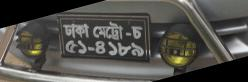
%> input picture LP_nonLP_classification_project/Phase_01_Database_&_Feature_generation/CLP_Database/LP/plate(135).jpg, 248 x 82 px
$ octave --eval "result = feature_set1(imread('../../LP_nonLP_classification_project/Phase_01_Database_&_Feature_generation/CLP_Database/LP/plate(135).jpg'));"   (GNU Octave 9; MATLAB toolbox functions it lacks are replaced by stand-ins)
%> lines starting %> are read from the running program, lines starting %| are printed output that depends on the picture; in (x1, y1, x2, y2) boxes, pixels count from 0 and x2, y2 are one past the last pixel; in counts of white or black regions, pixels touching at a corner belong together; the program's own positions count from 1
### Gender_recognition_project/Step_0_feature_extraction/colorfulness.m
function C = colorfulness(im)
    [W, H, RGB] = size(im);

    R = double(im(:,:,1));
    G = double(im(:,:,2));
    B = double(im(:,:,3));

    rg = abs(R - G);
    yb = abs(((1/2).*(R + G)) - B);

    stdRG = std2(rg);
    meanRG = mean2(rg);

    stdYB = std2(yb);
    meanYB = mean2(yb);

    stdRGYB = sqrt((stdRG)^2 + (stdYB)^2);
    meanRGYB = sqrt((meanRG)^2 + (meanYB)^2);

    C = stdRGYB + 0.3 * meanRGYB;
end

### Gender_recognition_project/Step_0_feature_extraction/tamura.m
% Copyright (C) 2003 Open Microscopy Environment
%       Massachusetts Institue of Technology,
%       National Institutes of Health,
%       University of Dundee
%
%
%
%    This library is free software; you can redistribute it and/or
%    modify it under the terms of the GNU Lesser General Public
%    License as published by the Free Software Foundation; either
%    version 2.1 of the License, or (at your option) any later version.
%
%    This library is distributed in the hope that it will be useful,
%    but WITHOUT ANY WARRANTY; without even the implied warranty of
%    MERCHANTABILITY or FITNESS FOR A PARTICULAR PURPOSE.  See the GNU
%    Lesser General Public License for more details.
%
%    You should have received a copy of the GNU Lesser General Public
%    License along with this library; if not, write to the Free Software
%    Foundation, Inc., 59 Temple Place, Suite 330, Boston, MA  02111-1307  USA
%
%~~~~~~~~~~~~~~~~~~~~~~~~~~~~~~~~~~~~~~~~~~~~~~~~~~~~~~~~~~~~~~~~~~~~~~~~~~~~~~~
%~~~~~~~~~~~~~~~~~~~~~~~~~~~~~~~~~~~~~~~~~~~~~~~~~~~~~~~~~~~~~~~~~~~~~~~~~~~~~~~
% Written by:  Nikita Orlov <norlov@nih.gov>
%~~~~~~~~~~~~~~~~~~~~~~~~~~~~~~~~~~~~~~~~~~~~~~~~~~~~~~~~~~~~~~~~~~~~~~~~~~~~~~~
%% Tamura texture signatures: coarseness, directionality, contrast
%%
%% Reference: Tamura H., Mori S., Yamawaki T.,
 %% 'Textural features corresponsing to visual perception'.
%% IEEE Trans. on Systems, Man and Cybernetics, 8, 1978, 460-472
%%
%% Nikita Orlov
%% Computational Biology Unit, LG,NIA/NIH
%% :: revision :: 07-20-2005
%%
%% input:   Img (input image)
%% output1: Total coarseness,       a scalar
%% output2: Coarseness histogram,   a 1x3 vector
%% output3: Directionality,         a scalar
%% output4: Contrast,               a scalar
%%
%% Examples:
%% allTFeatures = Tamura3Sigs(Im);
%%

function allTFeatures = tamura(Im)
    if ~isa(Im,'double')
        Im = im2double(Im);
    end

    [TM_Coarseness,TM_Coarseness_hist] = Tamura_Coarseness(Im);
    TM_Directionality = Tamura_Directionality(Im);
    TM_Contrast = Tamura_Contrast(Im);

    allTFeatures = [TM_Coarseness TM_Coarseness_hist TM_Directionality TM_Contrast];

    return;
end

function Fdir = Tamura_Directionality(Im)
    [gx,gy] = gradient(Im); [t,r] = cart2pol(gx,gy);
    nbins = 125;
    r(r<.15.*max(r(:))) = 0;
    t0 = t; t0(abs(r)<1e-4) = 0;
    r = r(:)'; t0 = t0(:)';
    Hd = hist(t0,nbins);
    nrm = hist(r(:).^2+t0(:).^2,nbins);
    fmx = find(Hd==max(Hd));
    ff  = 1:length(Hd); ff2 = (ff - fmx).^2;
    Fdir = sum(Hd.*ff2)./sum(nrm);
    Fdir = abs(log(Fdir+eps));
    return;
end

function Fc = Tamura_Contrast(Im)
    Im = Im(:)';
    ss = std(Im);
    if abs(ss)<1e-10
        Fc = 0;
        return;
    else
        k = kurtosis(Im);
    end

    alf = k ./ ss.^4;
    Fc = ss./(alf.^(.25));
    return;
end


function [total_coarseness,coarseness_hist] = Tamura_Coarseness(Im)
    kk = 0:6; %nh = []; nv = [];
    for ii = 1:kk(end)
        A = moveav(Im,2.^(kk(ii)));
        %shift = 200;
        shift = 2.^(kk(ii));
        implus = zeros(size(A));
        implus(:,1:end-shift+1) = A(:,shift:end);
        iminus = zeros(size(A));
        iminus(:,shift:end) = A(:,1:end-shift+1);
        Hdelta(:,:,ii) = abs(implus-iminus);
        implus = zeros(size(A));
        implus(1:end-shift+1,:) = A(shift:end,:);
        iminus = zeros(size(A));
        iminus(shift:end,:) = A(1:end-shift+1,:);
        Vdelta(:,:,ii) = abs(implus-iminus);
    end

    HdeltaMax = max(Hdelta,[],3);
    hs = sum(HdeltaMax(:));
    VdeltaMax = max(Vdelta,[],3);
    vs = sum(VdeltaMax(:));

    hij = reshape(Hdelta,size(Hdelta,1)*size(Hdelta,2),size(Hdelta,3)); %shij = sum(hij,1);
    vij = reshape(Vdelta,size(Vdelta,1)*size(Vdelta,2),size(Vdelta,3)); %svij = sum(vij,1);
    newh = zeros(size(hij,1),1);

    for ii = 1:size(hij,1)
        tmp1 = hij(ii,:); tmp2 = vij(ii,:);
        mtmp1 = max(tmp1);
        mtmp2 = max(tmp2);
        mtmp1 = mtmp1(1);
        mtmp2 = mtmp2(1);
        mm = max(mtmp1,mtmp2);
        im1 = find(tmp1==mtmp1);
        im2 = find(tmp2==mtmp2);

        if mm == mtmp1
            imm = im1(1);
        else
            imm = im2(1);
        end

        newh(ii) = kk(imm);
    end
    total_coarseness = mean(newh);
    newh = reshape(2.^newh,size(Im,1),size(Im,2));
    nbin = 3;
    coarseness_hist = hist(newh(:),nbin);
    coarseness_hist = coarseness_hist./max(coarseness_hist);
    %coarseness_hist = uint16(coarseness_hist);
    return;
end

function sm = moveav(Im,nk)
    kern = ones(nk)./nk.^2; sm = conv2(Im,kern,'same');
    return;
end

### Gender_recognition_project/Step_0_feature_extraction/feature_set1.m
function F = feature_set1(img)

    % Conversion from RGB to Gray and HSV
    hsv_img = double(rgb2hsv(img));
%> hsv_img: size 82x248x3 double; mean H, S, V 0.173, 0.116, 0.321
    gray_img = double(rgb2gray(img));

	% Each channel of HSV image
    H = hsv_img(:,:,1);
    S = hsv_img(:,:,2);
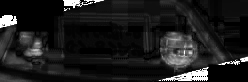
%> S: size 82x248 double; min 0, max 1, mean 0.116
    V = hsv_img(:,:,3);

    % Use of light
    f1 = mean2(V);
%> f1 = 0.321

    % HSV statistics
    f2 = mean2(S);
%> f2 = 0.116
    f3 = std2(V);
%> f3 = 0.192
    f4 = std2(S);
%> f4 = 0.193

    % Entropy of RGB image
    f5 = entropy(img);
%> f5 = 6.95

    % Aspect ratio of the image
    X = size(img,2);%width
    Y = size(img,1);%height
    f6 = X/Y; % Aspect ratio

    % Rule of thirds
    start_X = ceil(X/3);
    end_X = ceil(2*(X/3));
    start_Y = ceil(Y/3);
    end_Y = ceil(2*(Y/3));

    f7 = mean2(H(start_Y:end_Y,start_X:end_X));
%> f7 = 0.187
    f8 = mean2(S(start_Y:end_Y,start_X:end_X));
%> f8 = 0.046
    f9 = mean2(V(start_Y:end_Y,start_X:end_X));
%> f9 = 0.339

    % Hue Circular Variance
    % Default, H contain values [0 1]. So convert it to radian by multiplying 2pi.
    A = sum(sum(cos(H.*(2*pi))));
%> A = 11154.6
    B = sum(sum(sin(H.*(2*pi))));
%> B = 9037.4
    N = X * Y;
    f10 = 1 - (sqrt((A^2)+(B^2))/N);
%> f10 = 0.294

    % Canny edge pixels count
    bin = edge(gray_img,'canny');
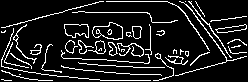
%> bin: size 82x248 logical; 12.1% white in thin lines or dots
    f11 = sum(sum(double(bin)))/N;
%> f11 = 0.121

    % Emotion based
    f12 = mean2(( 0.69 .* V) + (0.22 .* S)); % Pleasure
%> f12 = 0.247
    f13 = mean2((-0.31 .* V) + (0.60 .* S)); % Arousal
%> f13 = -0.03
    f14 = mean2(( 0.76 .* V) + (0.32 .* S)); % Dominance
%> f14 = 0.281

    % Colorfulness (by Hasler and Susstrunk, 2003)
    f15 = colorfulness(img);
%> in colorfulness, `stdRG = std2(rg);`: stdRG = 3.12
%> in colorfulness, `meanRG = mean2(rg);`: meanRG = 2.21
%> in colorfulness, `stdYB = std2(yb);`: stdYB = 10.09
%> in colorfulness, `meanYB = mean2(yb);`: meanYB = 6.19
%> in colorfulness, `stdRGYB = sqrt((stdRG)^2 + (stdYB)^2);`: stdRGYB = 10.56
%> in colorfulness, `meanRGYB = sqrt((meanRG)^2 + (meanYB)^2);`: meanRGYB = 6.57
%> in colorfulness, `C = stdRGYB + 0.3 * meanRGYB;`: C = 12.53
%> f15 = 12.53

    % Tamura http://wiki.jmbanda.com/docs/comp1_results_8/file40.html
    all_tamura = tamura(gray_img);
%> in Tamura_Coarseness, `HdeltaMax = max(Hdelta,[],3);`:
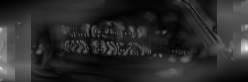
%> HdeltaMax: size 82x248 double; min 0.299, max 235.2, mean 42.8
%> in Tamura_Coarseness, `hs = sum(HdeltaMax(:));`: hs = 871094.8
%> in Tamura_Coarseness, `VdeltaMax = max(Vdelta,[],3);`:
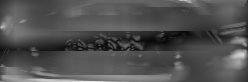
%> VdeltaMax: size 82x248 double; min 5.34, max 235.5, mean 81.4
%> in Tamura_Coarseness, `vs = sum(VdeltaMax(:));`: vs = 1656216
%> the loop in Tamura_Coarseness, `for ii = 1:size(hij,1)` made 20336 passes
%> (tmp1, tmp2, mtmp1, mtmp2, mm, im1, im2, imm) on passes 1 to 5: ([0 0 0 0 0 0.299], [0 0 0 0 0.234 45.98], 0.299, 45.98, 45.98, 6, 6, 6), ([0 0 0 0 0 0.881], [0 0 0 0 0.324 47.97], 0.881, 47.97, 47.97, 6, 6, 6), ([0 0 0 0 0 1.74], [0 0 0 0 0.469 49.98], 1.74, 49.98, 49.98, 6, 6, 6), ([0 0 0 0 0 2.73], [0 0 0 0 1.16 52], 2.73, 52, 52, 6, 6, 6), ([0 0 0 0 0 3.92], [0 0 0 0.0156 4.15 54.04], 3.92, 54.04, 54.04, 6, 6, 6)
%> after the loop in Tamura_Coarseness, `for ii = 1:size(hij,1)`: imm = 6
%> in Tamura_Coarseness, `total_coarseness = mean(newh);`: total_coarseness = 4.07
%> in Tamura_Coarseness, `newh = reshape(2.^newh,size(Im,1),size(Im,2));`:
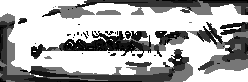
%> newh: size 82x248 double; min 2, max 32, mean 21.8; drawn with min black and max white
%> in Tamura_Coarseness, `coarseness_hist = hist(newh(:),nbin);`: coarseness_hist = [5978 3106 11252]
%> in Tamura_Coarseness, `coarseness_hist = coarseness_hist./max(coarseness_hist);`: coarseness_hist = [0.531 0.276 1]
%> in tamura, `[TM_Coarseness,TM_Coarseness_hist] = Tamura_Coarseness(Im);`: TM_Coarseness = 4.07; TM_Coarseness_hist = [0.531 0.276 1]
%> in Tamura_Directionality, `t0(abs(r)<1e-4) = 0`:
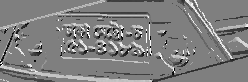
%> t0: size 82x248 double; min -3.13, max 3.14, mean 0.0188; drawn with min black and max white
%> in Tamura_Directionality, `Hd = hist(t0,nbins);`: Hd = 125 values, max 15160 at index 63, min 8 at index 11, mean 162.7
%> in Tamura_Directionality, `nrm = hist(r(:).^2+t0(:).^2,nbins);`: nrm = 125 values, max 15124 at index 1, min 0 at index 2, mean 162.7
%> in Tamura_Directionality, `fmx = find(Hd==max(Hd));`: fmx = 63
%> in Tamura_Directionality, `ff2 = (ff - fmx).^2`: ff2 = 125 values, max 3844 at index 1, min 0 at index 63, mean 1302
%> in Tamura_Directionality, `Fdir = sum(Hd.*ff2)./sum(nrm);`: Fdir = 307.1
%> in Tamura_Directionality, `Fdir = abs(log(Fdir+eps));`: Fdir = 5.73
%> in Tamura_Contrast, `ss = std(Im);`: ss = 48.32
%> in Tamura_Contrast, `k = kurtosis(Im);`: k = 3.15
%> in Tamura_Contrast, `alf = k ./ ss.^4;`: alf = 5.77e-07
%> in Tamura_Contrast, `Fc = ss./(alf.^(.25));`: Fc = 1752.8
%> in tamura, `allTFeatures = [TM_Coarseness TM_Coarseness_hist TM_Directionality TM_..`: allTFeatures = [4.07 0.531 0.276 1 5.73 1752.8]
%> all_tamura = [4.07 0.531 0.276 1 5.73 1752.8]
    f16 = all_tamura(1,1);% Coarseness
%> f16 = 4.07
    f17 = all_tamura(1,5);% Directionality
%> f17 = 5.73
    f18 = all_tamura(1,6);% Contrast
%> f18 = 1752.8


    % Wavelet Textures in H, S, V channels
    % First do it in H channel, Then S channel, and Finally V channel
    [C,M] = wavedec2(H,3,'db4'); % Hue Channel
%> M = [16 37; 16 37; 25 67; 44 127; 82 248]
    cH3 = detcoef2('h',C,M,3);
    cV3 = detcoef2('v',C,M,3);
    cD3 = detcoef2('d',C,M,3);
    f19 = (sum(sum(cH3)) + sum(sum(cV3)) + sum(sum(cD3)))/(3*size(cH3,1)*size(cH3,2));
%> f19 = 0.00135

    cH2 = detcoef2('h',C,M,2);
    cV2 = detcoef2('v',C,M,2);
    cD2 = detcoef2('d',C,M,2);
    f20 = (sum(sum(cH2)) + sum(sum(cV2)) + sum(sum(cD2)))/(3*size(cH2,1)*size(cH2,2));
%> f20 = 0.00158

    cH1 = detcoef2('h',C,M,1);
    cV1 = detcoef2('v',C,M,1);
    cD1 = detcoef2('d',C,M,1);
    f21 = (sum(sum(cH1)) + sum(sum(cV1)) + sum(sum(cD1)))/(3*size(cH1,1)*size(cH1,2));
%> f21 = -0.00173

    f22 = f19+f20+f21;
%> f22 = 0.0012

    [C,M] = wavedec2(S,3,'db4'); % Saturation Channel
    cH3 = detcoef2('h',C,M,3);
    cV3 = detcoef2('v',C,M,3);
    cD3 = detcoef2('d',C,M,3);
    f23 = (sum(sum(cH3)) + sum(sum(cV3)) + sum(sum(cD3)))/(3*size(cH3,1)*size(cH3,2));
%> f23 = 0.00677

    cH2 = detcoef2('h',C,M,2);
    cV2 = detcoef2('v',C,M,2);
    cD2 = detcoef2('d',C,M,2);
    f24 = (sum(sum(cH2)) + sum(sum(cV2)) + sum(sum(cD2)))/(3*size(cH2,1)*size(cH2,2));
%> f24 = 0.00216

    cH1 = detcoef2('h',C,M,1);
    cV1 = detcoef2('v',C,M,1);
    cD1 = detcoef2('d',C,M,1);
    f25 = (sum(sum(cH1)) + sum(sum(cV1)) + sum(sum(cD1)))/(3*size(cH1,1)*size(cH1,2));
%> f25 = 0.000528

    f26 = f23+f24+f25;
%> f26 = 0.00946

    [C,M] = wavedec2(V,3,'db4'); % Value Channel
    cH3 = detcoef2('h',C,M,3);
    cV3 = detcoef2('v',C,M,3);
    cD3 = detcoef2('d',C,M,3);
    f27 = (sum(sum(cH3)) + sum(sum(cV3)) + sum(sum(cD3)))/(3*size(cH3,1)*size(cH3,2));
%> f27 = -0.00292

    cH2 = detcoef2('h',C,M,2);
    cV2 = detcoef2('v',C,M,2);
    cD2 = detcoef2('d',C,M,2);
    f28 = (sum(sum(cH2)) + sum(sum(cV2)) + sum(sum(cD2)))/(3*size(cH2,1)*size(cH2,2));
%> f28 = 0.00363

    cH1 = detcoef2('h',C,M,1);
    cV1 = detcoef2('v',C,M,1);
    cD1 = detcoef2('d',C,M,1);
    f29 = (sum(sum(cH1)) + sum(sum(cV1)) + sum(sum(cD1)))/(3*size(cH1,1)*size(cH1,2));
%> f29 = -3.5e-05

    f30 = f27+f28+f29;
%> f30 = 0.000674

    % 3 features from low depth of field (DOF)
    [C,M] = wavedec2(H,3,'db4'); % Hue Channel
    cH3 = detcoef2('h',C,M,3);
    cV3 = detcoef2('v',C,M,3);
    cD3 = detcoef2('d',C,M,3);

    w = size(cH3,2);%width
    h = size(cH3,1);%height

    start_X = ceil(w/4);
    end_X = ceil(3*(w/4));
    start_Y = ceil(h/4);
    end_Y = ceil(3*(h/4));

    add1 = sum(sum(cH3(start_Y:end_Y,start_X:end_X)))+sum(sum(cV3(start_Y:end_Y,start_X:end_X)))+sum(sum(cD3(start_Y:end_Y,start_X:end_X)));
%> add1 = -7.63
    add2 = sum(sum(cH3)) + sum(sum(cV3)) + sum(sum(cD3));
%> add2 = 2.4
    if add2 ~= 0
        f31 = add1/add2;
%> f31 = -3.18
    else
        f31 = 0;
    end

    [C,M] = wavedec2(S,3,'db4'); % Saturation Channel
    cH3 = detcoef2('h',C,M,3);
    cV3 = detcoef2('v',C,M,3);
    cD3 = detcoef2('d',C,M,3);

    add1 = sum(sum(cH3(start_Y:end_Y,start_X:end_X)))+sum(sum(cV3(start_Y:end_Y,start_X:end_X)))+sum(sum(cD3(start_Y:end_Y,start_X:end_X)));
%> add1 = -3.14
    add2 = sum(sum(cH3)) + sum(sum(cV3)) + sum(sum(cD3));
%> add2 = 12.02
    if add2 ~= 0
        f32 = add1/add2;
%> f32 = -0.261
    else
        f32 = 0;
    end

    [C,M] = wavedec2(V,3,'db4'); % Value Channel
    cH3 = detcoef2('h',C,M,3);
    cV3 = detcoef2('v',C,M,3);
    cD3 = detcoef2('d',C,M,3);

    add1 = sum(sum(cH3(start_Y:end_Y,start_X:end_X)))+sum(sum(cV3(start_Y:end_Y,start_X:end_X)))+sum(sum(cD3(start_Y:end_Y,start_X:end_X)));
%> add1 = 0.953
    add2 = sum(sum(cH3)) + sum(sum(cV3)) + sum(sum(cD3));
%> add2 = -5.19
     if add2 ~= 0
        f33 = add1/add2;
%> f33 = -0.184
    else
        f33 = 0;
    end

    % GLCM texture features for H,S and V channels
    glcms = graycomatrix(H);
%> glcms = [8741 621 76 28 16 62 15 77; 616 6789 73 6 5 7 2 27; 83 78 441 26 9 17 0 1; 24 18 46 348 45 12 0 0; 14 3 4 76 645 40 0 0; 60 7 17 10 61 524 12 13; 17 1 0 0 0 25 56 17; 80 24 0 0 0 9 29 201]
    stats = graycoprops(glcms,'all');
%> stats = {Contrast 0.894, Correlation 0.801, Energy 0.303, Homogeneity 0.928}
    f34 = stats.Contrast;
%> f34 = 0.894
    f35 = stats.Correlation; %It become NaN
%> f35 = 0.801
    if isnan(f35)
       f35 = 0;
    end
    f36 = stats.Energy;
%> f36 = 0.303
    f37 = stats.Homogeneity;
%> f37 = 0.928

    glcms = graycomatrix(S);
%> glcms = [14949 436 11 3 2 2 1 58; 461 1962 155 13 5 2 0 7; 7 177 538 95 6 1 0 6; 1 10 93 237 49 5 3 12; 2 0 6 44 110 25 4 15; 3 0 5 7 23 37 1 13; 1 0 2 3 0 1 7 9; 73 5 6 8 11 16 7 503]
    stats = graycoprops(glcms,'all');
%> stats = {Contrast 0.503, Correlation 0.874, Energy 0.557, Homogeneity 0.948}
    f38 = stats.Contrast;
%> f38 = 0.503
    f39 = stats.Correlation; %It become NaN
%> f39 = 0.874
    if isnan(f39)
       f39 = 0;
    end
    f40 = stats.Energy;
%> f40 = 0.557
    f41 = stats.Homogeneity;
%> f41 = 0.948

    glcms = graycomatrix(V);
%> glcms = [2712 43 6 0 0 0 0 0; 41 3809 637 89 18 4 0 0; 4 624 3783 482 94 6 1 0; 2 99 477 3584 309 35 1 0; 0 29 90 303 1523 212 5 1; 0 2 20 54 184 418 50 0; 0 0 3 3 3 47 310 20; 0 0 0 1 0 0 17 99]
    stats = graycoprops(glcms,'all');
    f42 = stats.Contrast;
    f43 = stats.Correlation; %It become NaN
    if isnan(f43)
       f43 = 0;
    end
    f44 = stats.Energy;
    f45 = stats.Homogeneity;

    % Colornames %Use http://www.color-blindness.com/color-name-hue/
    Hue = H .* 360; % Represented in 360 deg (H) cylinder, height of cylinder = S (0 to 1), radius of cylinder = V (0 to 1)

    black = V <= 0.15;
%> black: size 82x248 logical; 15% white; 52 white regions (46 under 20 px), largest, box (x1, y1, x2, y2) and area: (0, 0, 104, 28) 1513, (153, 56, 248, 82) 1249, (190, 32, 205, 48) 71, (221, 34, 237, 40) 45, (150, 37, 160, 48) 43, (174, 68, 185, 73) 26
    f46 = sum(sum(black))/N;

    white = (S <= 0.05) & (V >= 0.85);
%> white: size 82x248 logical; 0.88% white; 10 white regions (8 under 20 px), largest, box (x1, y1, x2, y2) and area: (63, 78, 106, 82) 80, (234, 44, 248, 52) 59
    f47 = sum(sum(white))/N;

    gray = (S <= 0.05) & (V < 0.85) & (V > 0.15);
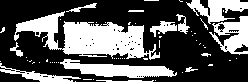
%> gray: size 82x248 logical; 35.5% white; 59 white regions (46 under 20 px), largest, box (x1, y1, x2, y2) and area: (14, 11, 160, 60) 3284, (60, 59, 177, 78) 1159, (209, 16, 248, 55) 811
    f48 = sum(sum(gray))/N;

    red = ((Hue >= 0 & Hue <= 12) | (Hue >= 339 & Hue <= 360)) & (S >= 0.8) & (V >= 0.5);
%> red: size 82x248 logical; every value is 0
    f49 = sum(sum(red))/N;

    orange = (Hue >= 13 & Hue <= 41) & (S >= 0.8) & (V >= 0.5);
    f50 = sum(sum(orange))/N;

    yellow = (Hue >= 42 & Hue <= 71) & (S >= 0.8) & (V >= 0.5);
    f51 = sum(sum(yellow))/N;

    green = (Hue >= 72 & Hue <= 155) & (S >= 0.8) & (V >= 0.5);
    f52 = sum(sum(green))/N;

    cyan = (Hue >= 156 & Hue <= 185) & (S >= 0.8) & (V >= 0.5);
    f53 = sum(sum(cyan))/N;

    blue = (Hue >= 186 & Hue <= 250) & (S >= 0.8) & (V >= 0.5);
    f54 = sum(sum(blue))/N;

    purple = (Hue >= 251 & Hue <= 299) & (S >= 0.8) & (V >= 0.5);
    f55 = sum(sum(purple))/N;

    magenta = (Hue >= 300 & Hue <= 326) & (S >= 0.8) & (V >= 0.5);
    f56 = sum(sum(magenta))/N;

    pink = (Hue >= 327 & Hue <= 338) & (S >= 0.8) & (V >= 0.5);
    f57 = sum(sum(pink))/N;


    F = [f1,f2,f3,f4,f5,f6,f7,f8,f9,f10,...
         f11,f12,f13,f14,f15,f16,f17,f18,f19,f20,...
         f21,f22,f23,f24,f25,f26,f27,f28,f29,f30,...
         f31,f32,f33,f34,f35,f36,f37,f38,f39,f40,...
         f41,f42,f43,f44,f45,f46,f47,f48,f49,f50,...
         f51,f52,f53,f54,f55,f56,f57];
end
